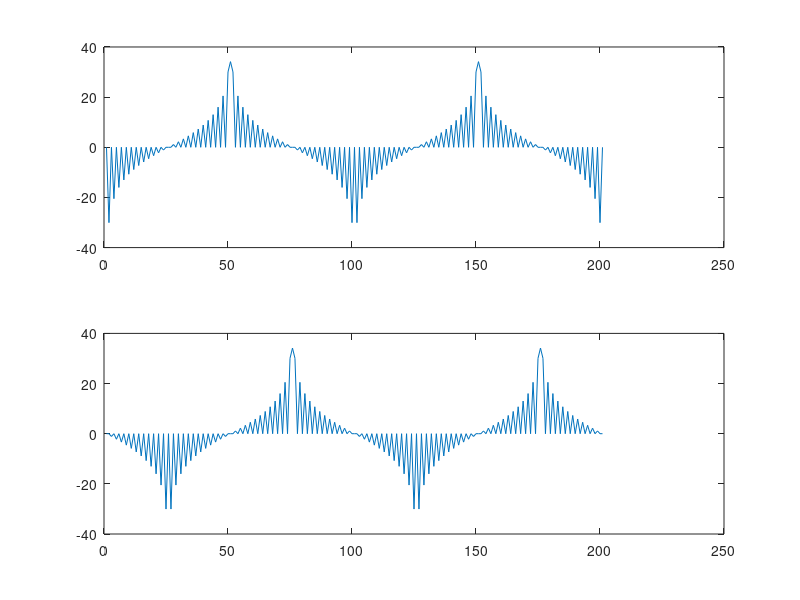

Write MATLAB code to recreate this figure.
function shifting()
% soal nomer 3
% n = 1:100;
% y = n.*(-1) .^n;

% soal nomer 3
n = 0:100; 
k = -100:100;
w = (pi/100)*k;

x = cos(pi*n/2);
X = x*(exp(-j*pi/100)).^(n'*k);
% y = X.*(-1) .^x;
y = exp(j*pi*n/4).*x;
Y = y*(exp(-j*pi/100)).^(n'*k);

subplot(2,1,1);plot(20*log10(abs(X)));
subplot(2,1,2);plot(20*log10(abs(Y)));